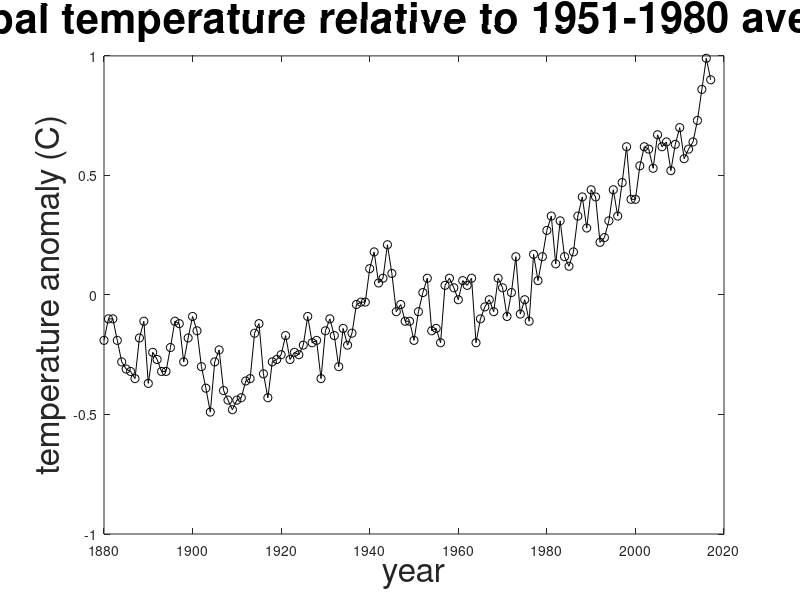
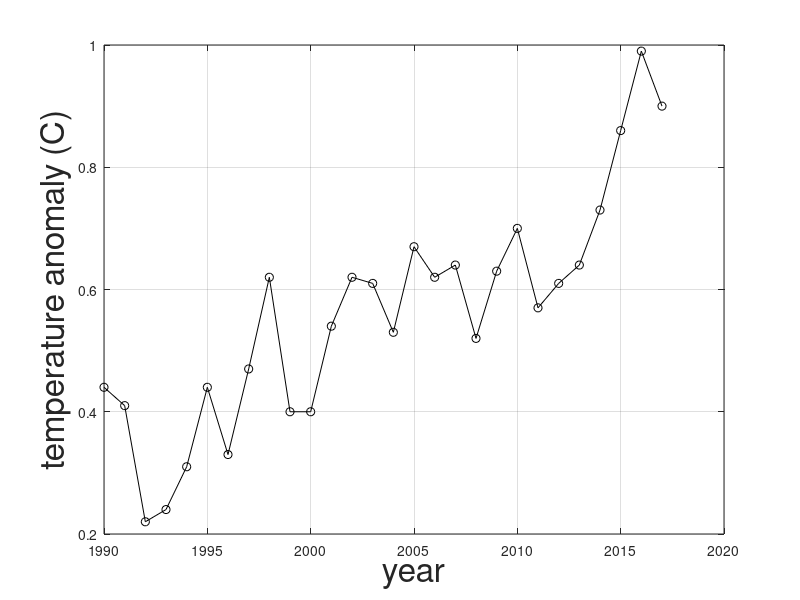

Write MATLAB code to recreate these figures, in order.
% PLOTTEMPS  A Matlab program to read and plot global temperature data from NASA.

data = load('647_Global_Temperature_Data_File.txt');

year = data(:,1);
temp = data(:,2);

figure(1)
plot(year,temp,'ko-')
xlabel('year','fontsize',24.0)
ylabel('temperature anomaly (C)','fontsize',24.0)
title('global temperature relative to 1951-1980 average','fontsize',30.0)

year_recent = year(end-27:end);
temp_recent = temp(end-27:end);

figure(2)
plot(year_recent,temp_recent,'ko-')
xlabel('year','fontsize',24.0)
ylabel('temperature anomaly (C)','fontsize',24.0)
grid on
